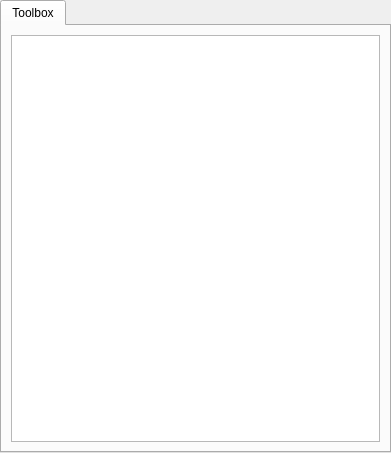
<?xml version="1.0" encoding="UTF-8"?>
<ui version="4.0">
 <class>Form</class>
 <widget class="QDockWidget" name="Form">
  <property name="geometry">
   <rect>
    <x>0</x>
    <y>0</y>
    <width>391</width>
    <height>453</height>
   </rect>
  </property>
  <property name="windowTitle">
   <string>3Di toolbox</string>
  </property>
  <layout class="QGridLayout" name="gridLayout">
   <item row="1" column="0">
    <widget class="QTabWidget" name="tabWidget">
     <property name="currentIndex">
      <number>0</number>
     </property>
     <widget class="QWidget" name="tab">
      <attribute name="title">
       <string>Toolbox</string>
      </attribute>
      <layout class="QVBoxLayout" name="verticalLayout">
       <item>
        <widget class="QTreeView" name="treeView">
         <property name="headerHidden">
          <bool>true</bool>
         </property>
        </widget>
       </item>
      </layout>
     </widget>
    </widget>
   </item>
  </layout>
 </widget>
 <resources/>
 <connections/>
</ui>
